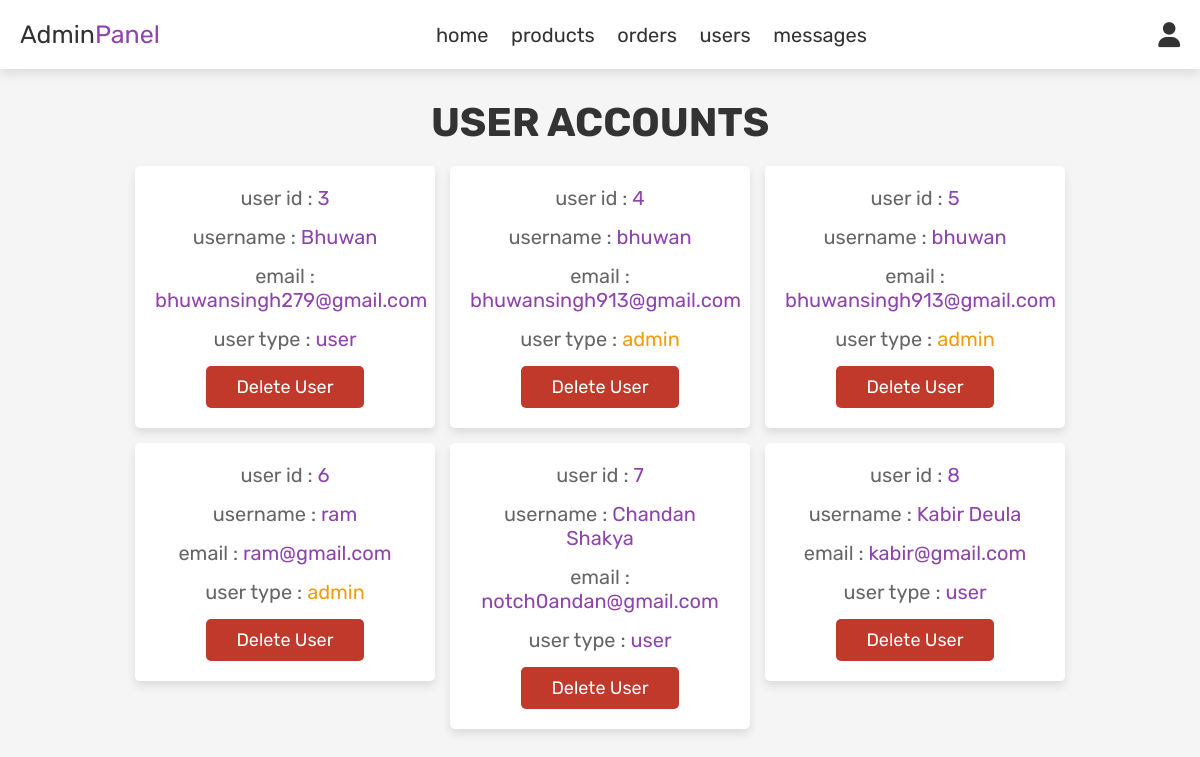
/admin_users.php (signed in), run on the app's committed database.
### tables this page shows
CREATE TABLE `users` (
  `id` int(100) NOT NULL AUTO_INCREMENT,
  `name` varchar(100) NOT NULL,
  `email` varchar(100) NOT NULL,
  `password` varchar(100) NOT NULL,
  `user_type` varchar(20) NOT NULL DEFAULT 'user',
  PRIMARY KEY (`id`)
);

### admin_users.php (the view, shortened to what this page needs)
<?php
include 'config.php';
?>
<!DOCTYPE html>
<html lang="en">
<head>
   <link rel="stylesheet" href="https://cdnjs.cloudflare.com/ajax/libs/font-awesome/6.0.0/css/all.min.css">
   <link rel="stylesheet" href="css/admin_style.css">
</head>
<body>
<?php include 'admin_header.php'; ?>
<section class="users">
   <h1 class="title"> user accounts </h1>
   <div class="box-container">
      <?php
         $select_users = mysqli_query($conn, "SELECT * FROM `users`") or die('query failed');
         while($fetch_users = mysqli_fetch_assoc($select_users)){
      ?>
      <div class="box">
         <p> user id : <span><?php echo $fetch_users['id']; ?></span> </p>
         <p> username : <span><?php echo $fetch_users['name']; ?></span> </p>
         <p> email : <span><?php echo $fetch_users['email']; ?></span> </p>
         <p> user type : <span style="color:<?php if($fetch_users['user_type'] == 'admin'){ echo 'var(--orange)'; } ?>"><?php echo $fetch_users['user_type']; ?></span> </p>
         <a href="admin_users.php?delete=<?php echo $fetch_users['id']; ?>" onclick="return confirm('delete this user?');" class="delete-btn">delete user</a>
      </div>
      <?php
         };
      ?>
   </div>
</section>
</body>
</html>

### css/admin_style.css (style rules this page uses)
:root { --purple:#8e44ad; --red:#c0392b; --orange:#f39c12; --black:#333; --white:#fff; --light-color:#666; --light-white:#ccc; --light-bg:#f5f5f5; --border:.1rem solid var(--black); --box-shadow:0 .5rem 1rem rgba(0,0,0,.1); }
* { font-family: 'Rubik', sans-serif; margin:0; padding:0; box-sizing: border-box; outline: none; border:none; text-decoration: none; transition:all .2s linear; }
html { font-size: 62.5%; overflow-x: hidden; }
body { background-color: var(--light-bg); }
section { padding:3rem 2rem; }
.title { text-align: center; margin-bottom: 2rem; text-transform: uppercase; color:var(--black); font-size: 4rem; }
.btn, .option-btn, .delete-btn, .white-btn { display: inline-block; margin-top: 1rem; padding:1rem 3rem; cursor: pointer; color:var(--white); font-size: 1.8rem; border-radius: .5rem; text-transform: capitalize; }
.delete-btn { background-color: var(--red); }
.users .box-container { display: grid; grid-template-columns: repeat(auto-fit, 30rem); justify-content: center; gap:1.5rem; max-width: 1200px; margin:0 auto; align-items: flex-start; }
.users .box-container .box { background-color: var(--white); padding:2rem; box-shadow: var(--box-shadow); border-radius: .5rem; text-align: center; }
.users .box-container .box p { padding-bottom: 1.5rem; font-size: 2rem; color:var(--light-color); }
.users .box-container .box p span { color:var(--purple); }
.users .box-container .box .delete-btn { margin-top: 0; }

### data on the page
users: id "3", name "Bhuwan", email "bhuwansingh279@gmail.com", user_type "user"
users: id "4", name "bhuwan", email "bhuwansingh913@gmail.com", user_type "admin"
users: id "5", name "bhuwan", email "bhuwansingh913@gmail.com", user_type "admin"
users: id "6", name "ram", email "ram@gmail.com", user_type "admin"
users: id "7", name "Chandan Shakya", email "notch0andan@gmail.com", user_type "user"
users: id "8", name "Kabir Deula", email "kabir@gmail.com", user_type "user"
